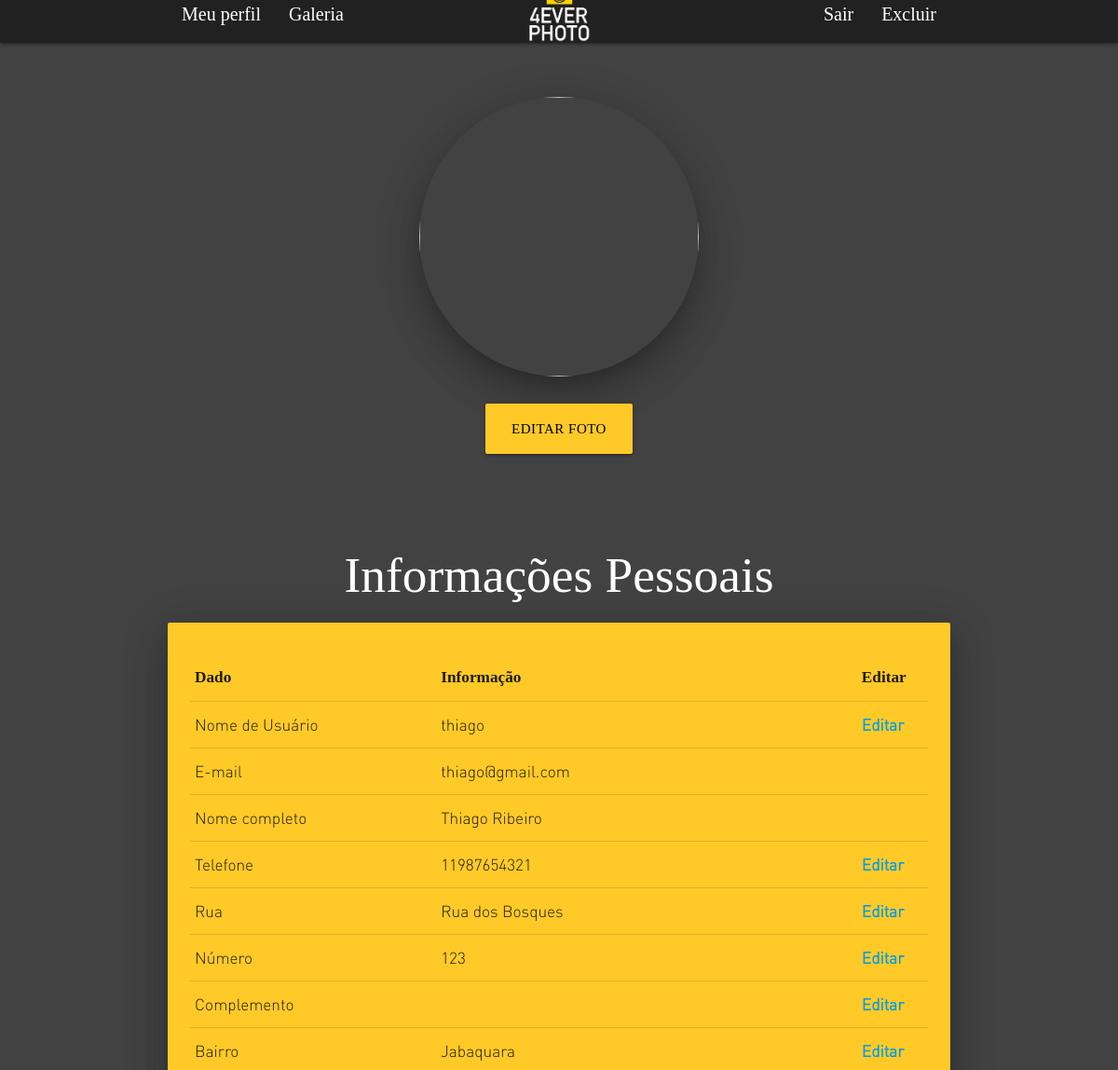
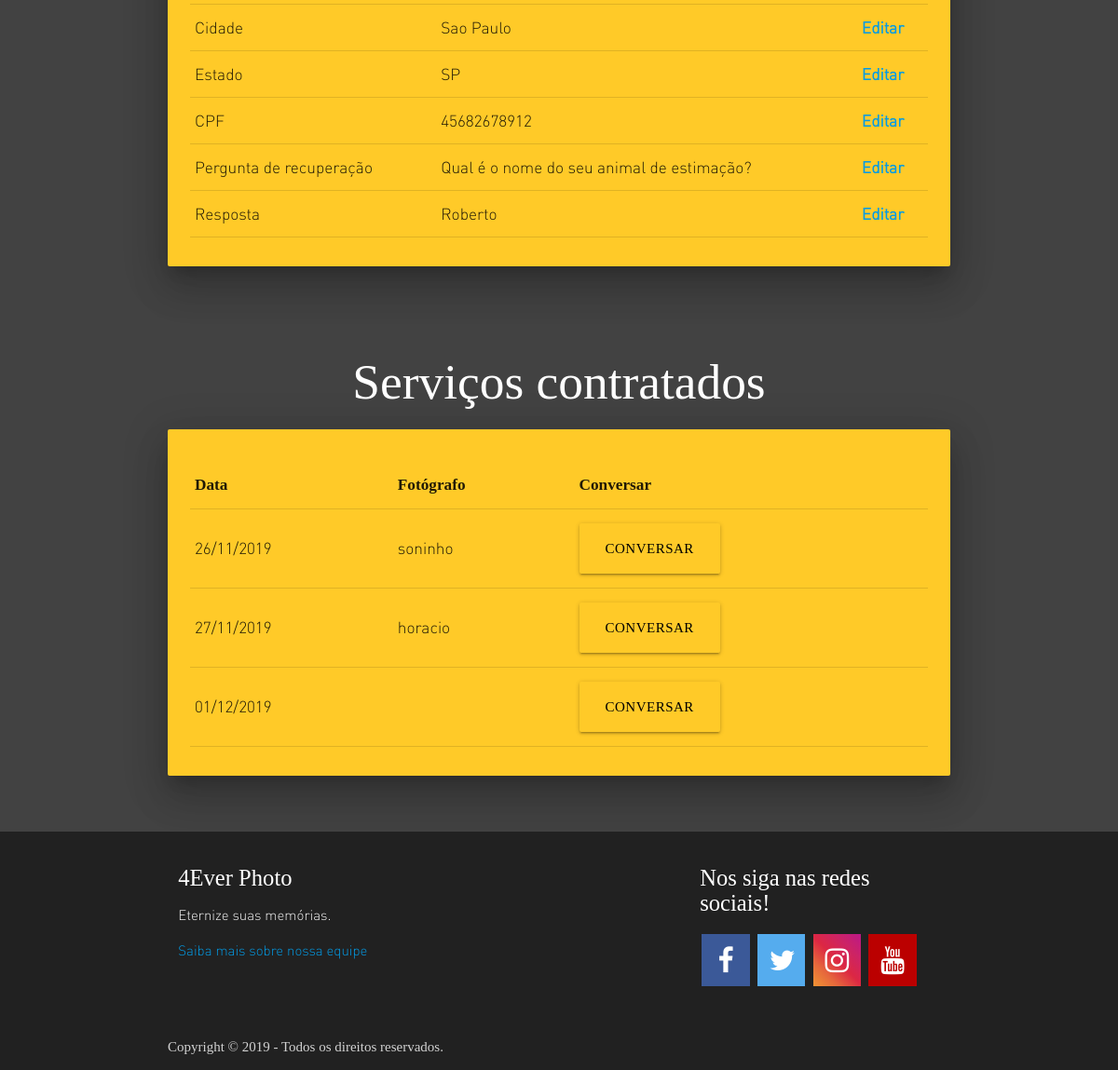
Screenshot of /perfil_consumidor.php (signed in) with the database file from the repository (2 pictures, top to bottom).
### tables this page shows
CREATE TABLE `usuario` (
  `id_usuario` int(10) NOT NULL,
  `nmuser_usuario` varchar(15) NOT NULL,
  `email_usuario` varchar(30) NOT NULL,
  `senha_usuario` varchar(100) NOT NULL,
  `nome_usuario` varchar(15) NOT NULL,
  `sobrenome_usuario` varchar(40) NOT NULL,
  `telefone_usuario` varchar(11) NOT NULL,
  `rua_usuario` varchar(100) NOT NULL,
  `num_casa_usuario` varchar(6) NOT NULL,
  `complemento_usuario` varchar(30) DEFAULT NULL,
  `bairro_usuario` varchar(20) NOT NULL,
  `cidade_usuario` varchar(20) NOT NULL,
  `uf_usuario` varchar(2) NOT NULL,
  `tipo_usuario` int(11) NOT NULL,
  `cpf_usuario` varchar(11) NOT NULL,
  `desc_usuario` varchar(255) DEFAULT NULL,
  `pergunta_usuario` int(1) DEFAULT NULL,
  `resposta_usuario` varchar(255) DEFAULT NULL,
  `especializacao_usuario` int(11) DEFAULT NULL
);

CREATE TABLE `chat` (
  `id_chat` int(10) NOT NULL,
  `id_consumidor` int(10) NOT NULL,
  `nome_consumidor` varchar(255) NOT NULL,
  `id_fotografo` int(10) NOT NULL,
  `nome_fotografo` varchar(255) NOT NULL,
  `data_chat` date NOT NULL
);

### perfil_consumidor.php (the view, shortened to what this page needs)
<?php
    include 'includes/authorization.php';
?>
<!DOCTYPE html>
<html>
    <head>
        <?php include 'includes/head.php'; ?>
    </head>
    <body class="#424242 grey darken-3">
        <?php include 'includes/menu.php'; ?>
        <br>
        <div class="container">
            <div class="center"><img id="profilePicture" class="circle z-depth-5" width="300px" height="300px"></div><br>
        </div>
        <div class="row">
            <div class="center">
                <label for="imageInput">
                    <a id="editBtn" class="waves-eff ect waves-light btn-large #ffca28 amber lighten-1 black-text">Editar foto</a>
                </label>
            </div>
        </div>
        <br><br>
        <div class="container">
            <h2 class="white-text center">Informações Pessoais</h2>
            <div class="card-panel teal #ffca28 amber lighten-1 z-depth-5"><h6>
                <table>
                    <thead>
                        <tr>
                            <th>Dado</th>
                            <th>Informação</th>
                            <th>Editar</th>
                        </tr>
                    </thead>
                    <tbody>
                        <?php
                            $sql_info=('SELECT * FROM usuario WHERE id_usuario = '.$_SESSION['id_usuario'].';');
                            $info = mysqli_query($conexao, $sql_info);
                            while($edit=mysqli_fetch_array($info)){
                                if($edit['pergunta_usuario']==1){
                                    $pergunta = 'Qual é o nome do seu animal de estimação?';
                                }else if($edit['pergunta_usuario']==2){
                                    $pergunta = 'Qual é sua comida preferida?';
                                }else if($edit['pergunta_usuario']==3){
                                    $pergunta = 'Qual é sua cor preferida?';
                                }else if($edit['pergunta_usuario']==4){
                                    $pergunta = 'Qual é seu filme preferido?';
                                }else if($edit['pergunta_usuario']==5){
                                    $pergunta = 'Qual é sua série preferida?';
                                }else if($edit['pergunta_usuario']==0){
                                    $pergunta = '';
                                }
                                echo '<tr><td>Nome de Usuário</td><td>'.$edit['nmuser_usuario'].'</td><td><a href="editar.php?nmuser='. $edit['nmuser_usuario'].'"><b>Editar</b></a></td></tr>
                                <tr> <td>E-mail</td><td>'.$edit['email_usuario'] .'</td><td></td></tr>
                                <tr><td>Nome completo</td><td>'.$edit['nome_usuario'].' '.$edit['sobrenome_usuario'].'</td><td></td></tr>
                                <tr><td>Telefone</td><td>'.$edit['telefone_usuario'].'</td><td><a href="editar.php?telefone='. $edit['telefone_usuario'].'"><b>Editar</b></a></td></tr>
                                <tr><td>Rua</td><td>'.$edit['rua_usuario'].'</td><td><a href="editar.php?rua='. $edit['rua_usuario'].'"><b>Editar</b></a></td></tr>
                                <tr><td>Número</td><td>'.$edit['num_casa_usuario'].'</td><td><a href="editar.php?numero='. $edit['num_casa_usuario'].'"><b>Editar</b></a></td></tr>
                                <tr><td>Complemento</td><td>'.$edit['complemento_usuario'].'</td><td><a href="editar.php?complemento='. $edit['complemento_usuario'].'"><b>Editar</b></a></td></tr>
                                <tr><td>Bairro</td><td>'.$edit['bairro_usuario'].'</td><td><a href="editar.php?bairro='. $edit['bairro_usuario'].'"><b>Editar</b></a></td></tr>
                                <tr><td>Cidade</td><td>'.$edit['cidade_usuario'].'</td><td><a href="editar.php?cidade='. $edit['cidade_usuario'].'"><b>Editar</b></a></td></tr>
                                <tr><td>Estado</td><td>'.$edit['uf_usuario'].'</td><td><a href="editar.php?estado='. $edit['uf_usuario'].'"><b>Editar</b></a></td></tr>
                                <tr><td>CPF</td><td>'.$edit['cpf_usuario'].'</td><td><a href="editar.php?cpf='. $edit['cpf_usuario'].'"><b>Editar</b></a></td></tr>
                                <tr><td>Pergunta de recuperação</td><td>'.$pergunta.'</td><td><a href="editar.php?pergunta='. $edit['pergunta_usuario'].'"><b>Editar</b></a></td></tr>
                                <tr><td>Resposta</td><td>'.$edit['resposta_usuario'].'</td><td><a href="editar.php?resposta='. $edit['resposta_usuario'].'"><b>Editar</b></a></td></tr>';
                            }
                        ?>
                    </tbody>
                </table>
                </h6>
            </div>
        </div>
          <br><br>
        <div class="container">
            <h2 class="white-text center">Serviços contratados</h2>
            <div class="card-panel teal #ffca28 amber lighten-1 z-depth-5"><h6>
                <table>
                    <thead>
                        <tr>
                            <th>Data</th>
                            <th>Fotógrafo</th>
                            <th>Conversar</th>
                        </tr>
                    </thead>
                    <tbody>
                        <?php
                            $sql_chats=('SELECT * FROM chat WHERE id_consumidor = '.$_SESSION['id_usuario'].';');
                            $chats = mysqli_query($conexao, $sql_chats);
                            while($con=mysqli_fetch_array($chats)){
								$data_timestamp = strtotime($con['data_chat']);
								$data_br = date("d/m/Y", $data_timestamp);
                                echo('<tr><td>'.$data_br.'</td><td>'.$con['nome_fotografo'].'</td><td><a href="chat.php?id='.$con['id_fotografo'].'&&user='. utf8_encode($con['nome_fotografo']).'" class="waves-eff ect waves-light btn-large #ffca28 amber lighten-1 black-text">Conversar</a></td></tr>');
                            }
                        ?>
                    </tbody>
                </table>
                </h6>
            </div>
        </div>
        <br><br>
        <?php
            include 'includes/footer.php';
        ?>
    </body>
</html>

### css/custom.css (style rules this page uses)
html { font-weight: 100; }

### rows the page displays
usuario: nmuser_usuario "thiago", email_usuario "thiago@gmail.com", nome_usuario "Thiago", sobrenome_usuario "Ribeiro", telefone_usuario "11987654321", rua_usuario "Rua dos Bosques", num_casa_usuario "123", bairro_usuario "Jabaquara", cidade_usuario "Sao Paulo", uf_usuario "SP", cpf_usuario "45682678912", pergunta_usuario "Qual é o nome do seu animal de estimação?", resposta_usuario "Roberto"
chat: data_chat "26/11/2019", nome_fotografo "soninho"
chat: data_chat "27/11/2019", nome_fotografo "horacio"
chat: data_chat "01/12/2019"
